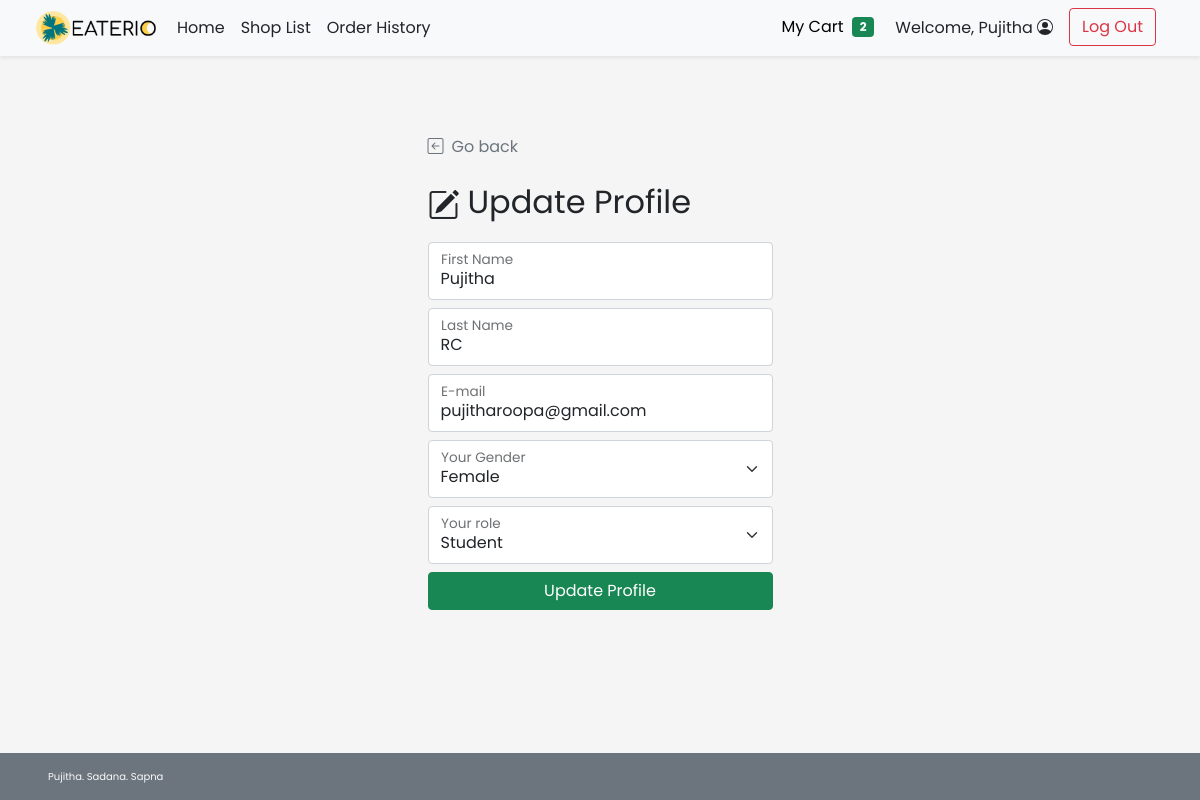
The page /cust_update_profile.php (signed in) on the database its author committed.
### tables this page shows
CREATE TABLE `customer` (
  `c_id` int(11) NOT NULL,
  `c_username` varchar(45) NOT NULL,
  `c_pwd` varchar(45) NOT NULL,
  `c_firstname` varchar(45) NOT NULL,
  `c_lastname` varchar(45) NOT NULL,
  `c_email` varchar(100) NOT NULL,
  `c_gender` varchar(1) NOT NULL COMMENT 'M for Male, F for Female',
  `c_type` varchar(3) NOT NULL COMMENT 'Type of customer in this canteen (STD for student, INS for instructor, STF for staff, GUE for guest, ADM for admin, OTH for other)'
);

### cust_update_profile.php (the view, shortened to what this page needs)
<!DOCTYPE html>
<html lang="en">
<head>
    <?php
        include("conn_db.php");
        include('head.php');
    ?>
    <link href="css/main.css" rel="stylesheet">
    <link href="css/login.css" rel="stylesheet">
</head>
<body class="d-flex flex-column h-100">
    <?php include('nav_header.php')?>
    <div class="container form-signin mt-auto w-50">
        <a class="nav nav-item text-decoration-none text-muted" href="#" onclick="history.back();">
            <i class="bi bi-arrow-left-square me-2"></i>Go back
        </a>
        <?php
            $query = "SELECT c_firstname,c_lastname,c_email,c_gender,c_type FROM customer WHERE c_id = {$_SESSION['cid']} LIMIT 0,1";
            $result = $mysqli ->query($query);
            $row = $result -> fetch_array();
        ?>
        <form method="POST" action="cust_update_profile.php" class="form-floating">
            <h2 class="mt-4 mb-3 fw-normal text-bold"><i class="bi bi-pencil-square me-2"></i>Update Profile</h2>
            <div class="form-floating mb-2">
                <input type="text" class="form-control" id="firstname" placeholder="First Name" name="firstname"
                value="<?php echo $row["c_firstname"];?>" required>
                <label for="firstname">First Name</label>
            </div>
            <div class="form-floating mb-2">
                <input type="text" class="form-control" id="lastname" placeholder="Last Name" value="<?php echo $row["c_lastname"];?>" name="lastname" required>
                <label for="lastname">Last Name</label>
            </div>
            <div class="form-floating mb-2">
                <input type="email" class="form-control" id="email" placeholder="E-mail" name="email" value="<?php echo $row["c_email"];?>" required>
                <label for="email">E-mail</label>
            </div>
            <div class="form-floating">
                <select class="form-select mb-2" id="gender" name="gender">
                    <option value="F" <?php if($row["c_gender"]=="F"){echo "selected";}?>>Female</option>
                </select>
                <label for="gender">Your Gender</label>
            </div>
            <div class="form-floating">
                <select class="form-select mb-2" id="type" name="type">
                    <option value="STD" <?php if($row["c_type"]=="STD"){echo "selected";}?>>Student</option>
                </select>
                <label for="gender">Your role</label>
            </div>
            <button class="w-100 btn btn-success mb-3" name="upd_confirm" type="submit">Update Profile</button>
        </form>
    </div>
    <footer
    class="footer d-flex flex-wrap justify-content-between align-items-center px-5 py-3 mt-auto bg-secondary text-light">
        <span class="xsmall-font">Pujitha. Sadana. Sapna</span></span>
    </footer>
</body>
</html>

### css/main.css (style rules this page uses)
html { height: 100%; }
body { height: 100%; padding-top: 4rem; margin-bottom: -50px; font-family: 'Poppins', 'Noto Sans Thai', sans-serif; }
a { cursor: pointer; }
.bi { vertical-align: -.125em; fill: currentColor; }
.xsmall-font { font-size: x-small; }

### css/login.css (style rules this page uses)
html, body { height: 100%; font-family: 'Poppins', 'Noto Sans Thai', sans-serif; }
body { background-color: #f5f5f5; padding-top: 4rem; margin-bottom: -50px; }
.form-signin { width: 100%; max-width: 375px; padding: 15px; margin: auto; }
.xsmall-font { font-size: x-small; }

### rows shown on the page
customer: firstname "Pujitha", lastname "RC", email "pujitharoopa@gmail.com", gender "Female", type "Student"

### other values the page prints
$incart_amt "2"
$_SESSION['firstname'] "Pujitha"
